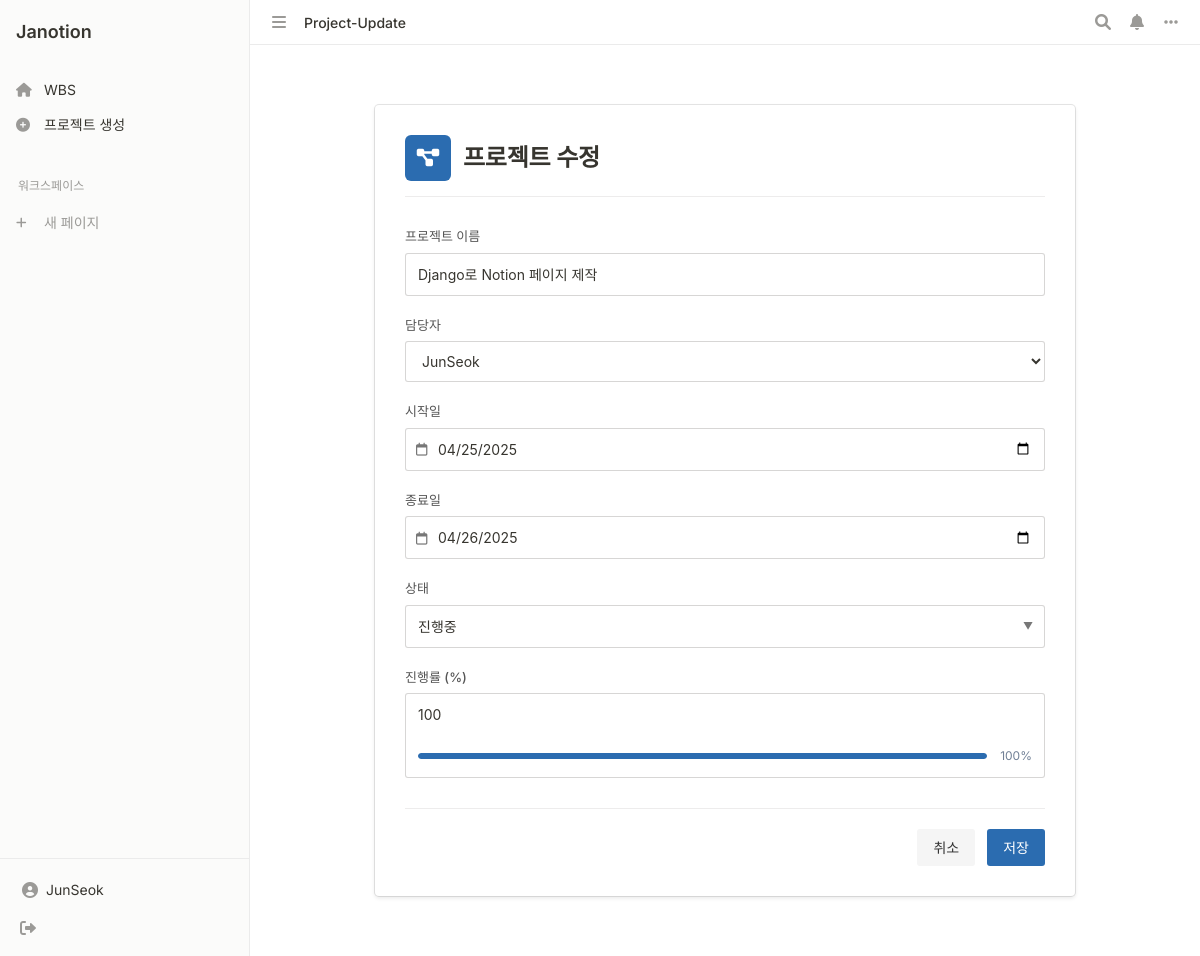
The page /project/1/update/ (signed in) on the database its author committed.
### dashboard/models.py (models this page shows, shortened)
class Project(models.Model):
    STATUS_CHOICES = [
        ('planned', '계획됨'),
        ('in_progress', '진행중'),
        ('delayed', '지연'),
        ('completed', '완료'),
    ]
    name = models.CharField(max_length=200, verbose_name='프로젝트명')
    manager = models.ForeignKey(User, on_delete=models.CASCADE, related_name='managed_projects', verbose_name='담당자')
    start_date = models.DateField(verbose_name='시작일')
    end_date = models.DateField(verbose_name='종료일')
    status = models.CharField(
        max_length=20,
        choices=STATUS_CHOICES,
        default='planned',
        verbose_name='상태'
    )
    progress = models.IntegerField(default=0, verbose_name='진행률')
    created_at = models.DateTimeField(auto_now_add=True, verbose_name='생성일')
    updated_at = models.DateTimeField(auto_now=True, verbose_name='수정일')
    class Meta:
        ordering = ['-created_at']
        verbose_name = '프로젝트'
        verbose_name_plural = '프로젝트'

### dashboard/views.py (the view, shortened to what this page needs)
# urls.py: path('project/<int:pk>/update/', views.ProjectUpdateView.as_view(), name='project-update'),
class ProjectUpdateView(LoginRequiredMixin, UpdateView):
    model = Project
    form_class = ProjectForm
    template_name = 'dashboard/project_form.html'

### dashboard/forms.py
class ProjectForm(forms.ModelForm):
    class Meta:
        model = Project
        fields = ['name', 'manager', 'start_date', 'end_date', 'status', 'progress']
        widgets = {
            'start_date': forms.DateInput(attrs={'type': 'date'}),
            'end_date': forms.DateInput(attrs={'type': 'date'}),
            'progress': forms.NumberInput(attrs={'min': 0, 'max': 100, 'step': 5}),
        }

### dashboard/templates/dashboard/project_form.html (shortened to what this page needs)
{% extends 'base.html' %} {% block content %}
<div class="notion-form-container">
  <div class="notion-form-header">
    <div class="page-icon">
      <i class="fas fa-project-diagram"></i>
    </div>
    <h1 class="form-title">
      {% if form.instance.pk %}프로젝트 수정{% else %}새 프로젝트{% endif %}
    </h1>
  </div>
  <form method="post" class="notion-form">
    <div class="notion-form-section">
      <div class="notion-form-group">
        <label for="{{ form.name.id_for_label }}" class="notion-form-label">프로젝트 이름</label>
        <div class="notion-input-wrapper">
          {{ form.name }}
        </div>
      </div>
      <div class="notion-form-group">
        <label for="{{ form.manager.id_for_label }}" class="notion-form-label">담당자</label>
        <div class="notion-input-wrapper">
          {{ form.manager }}
        </div>
      </div>
      <div class="notion-form-row">
        <div class="notion-form-col">
          <div class="notion-form-group">
            <label for="{{ form.start_date.id_for_label }}" class="notion-form-label">시작일</label>
            <div class="notion-input-wrapper date-input">
              <i class="far fa-calendar"></i>
              {{ form.start_date }}
            </div>
          </div>
        </div>
        <div class="notion-form-col">
          <div class="notion-form-group">
            <label for="{{ form.end_date.id_for_label }}" class="notion-form-label">종료일</label>
            <div class="notion-input-wrapper date-input">
              <i class="far fa-calendar"></i>
              {{ form.end_date }}
            </div>
          </div>
        </div>
      </div>
      <div class="notion-form-group">
        <label for="{{ form.status.id_for_label }}" class="notion-form-label">상태</label>
        <div class="notion-select-wrapper">
          {{ form.status }}
        </div>
      </div>
      <div class="notion-form-group">
        <label for="{{ form.progress.id_for_label }}" class="notion-form-label">진행률 (%)</label>
        <div class="notion-input-wrapper">
          {{ form.progress }}
          <div class="progress-preview">
            <div class="progress-bar-preview">
              <div class="progress-fill-preview" style="width: {{ form.instance.progress|default:0 }}%"></div>
            </div>
            <span class="progress-text-preview">{{ form.instance.progress|default:0 }}%</span>
          </div>
        </div>
      </div>
    </div>
    <div class="notion-form-actions">
      <a href="{% url 'dashboard' %}" class="notion-button">취소</a>
      <button type="submit" class="notion-button primary">저장</button>
    </div>
  </form>
</div>
{% endblock %}

### templates/base.html (shortened to what this page needs)
<!DOCTYPE html>
<html lang="ko">
  <head>
    <link
      href="https://cdn.jsdelivr.net/npm/bootstrap@5.3.0-alpha1/dist/css/bootstrap.min.css"
      rel="stylesheet"
    />
    <link
      rel="stylesheet"
      href="https://cdnjs.cloudflare.com/ajax/libs/font-awesome/6.0.0/css/all.min.css"
    />
    <link rel="stylesheet" href="/static/css/style.css" />
    <link rel="stylesheet" href="https://cdn.jsdelivr.net/npm/frappe-gantt/dist/frappe-gantt.min.css" />
  </head>
  <body>
    <div class="notion-layout">
      <div class="notion-sidebar">
        <div class="sidebar-header">
          <a href="{% url 'dashboard' %}" class="sidebar-logo">Janotion</a>
        </div>
        <div class="sidebar-section">
          <div class="sidebar-link {% if request.path == '/' %}active{% endif %}">
            <a href="{% url 'dashboard' %}">
              <i class="fas fa-home"></i>
              <span>WBS</span>
            </a>
          </div>
          <div class="sidebar-link">
            <a href="{% url 'project-create' %}">
              <i class="fas fa-plus-circle"></i>
              <span>프로젝트 생성</span>
            </a>
          </div>
        </div>
        <div class="sidebar-section">
          <div class="sidebar-title">워크스페이스</div>
          <div class="sidebar-pages">
            <div class="add-page">
              <i class="fas fa-plus"></i>
              <span>새 페이지</span>
            </div>
          </div>
        </div>
        <div class="sidebar-footer">
          {% if user.is_authenticated %}
            <div class="user-info">
              <i class="fas fa-user-circle"></i>
              <span>{{ user.username }}</span>
            </div>
            <a href="{% url 'logout' %}" class="logout-link">
              <i class="fas fa-sign-out-alt"></i>
            </a>
          {% else %}
            <a href="{% url 'login' %}" class="login-link">
              <i class="fas fa-sign-in-alt"></i>
              <span>로그인</span>
            </a>
          {% endif %}
        </div>
      </div>
      <div class="notion-main">
        <div class="notion-topbar">
          <div class="topbar-left">
            <button class="menu-toggle">
              <i class="fas fa-bars"></i>
            </button>
            <div class="breadcrumb">
              <span>{% if request.path == '/' %}WBS{% else %}{{ request.resolver_match.url_name|title }}{% endif %}</span>
            </div>
          </div>
          <div class="topbar-right">
            <div class="topbar-actions">
              <button class="topbar-action">
                <i class="fas fa-search"></i>
              </button>
              <button class="topbar-action">
                <i class="fas fa-bell"></i>
              </button>
              <button class="topbar-action">
                <i class="fas fa-ellipsis-h"></i>
              </button>
            </div>
          </div>
        </div>
        <div class="notion-content">
          {% block content %}{% endblock %}
        </div>
      </div>
    </div>
  </body>
</html>

### templates/base.html (style rules this page uses)
:root { --notion-black: #37352f; --notion-gray: #9b9a97; --notion-light-gray: #e9e9e8; --notion-white: #ffffff; --notion-blue: #2381fe; --notion-bg: #ffffff; --notion-text: #37352f; }
html, body { font-family: 'Inter', -apple-system, BlinkMacSystemFont, "Segoe UI", Roboto, Helvetica, Arial, sans-serif; color: var(--notion-text); background-color: var(--notion-bg); line-height: 1.5; -webkit-font-smoothing: antialiased; -moz-osx-font-smoothing: grayscale; }
h1, h2, h3, h4, h5, h6 { font-family: 'Inter', -apple-system, BlinkMacSystemFont, "Segoe UI", Roboto, Arial, sans-serif; font-weight: 600; color: var(--notion-black); letter-spacing: -0.01em; }
p, li, td, th, input, textarea, select, button { font-size: 16px; line-height: 1.5; }

### dashboard/templates/dashboard/project_form.html (style rules this page uses)
.progress-preview { display: flex; align-items: center; gap: 10px; margin-top: 12px; padding: 0 12px 12px; }
.progress-bar-preview { flex: 1; height: 6px; background-color: #edf2f7; border-radius: 3px; overflow: hidden; }
.progress-fill-preview { height: 100%; background-color: var(--notion-accent); border-radius: 3px; transition: width 0.3s ease; }
.progress-text-preview { font-size: 12px; color: #718096; min-width: 35px; text-align: right; }

### rows shown on the page
Project: name "Django로 Notion 페이지 제작", manager "JunSeok", start_date "04/25/2025", end_date "04/26/2025", status "진행중", progress "100", instance.progress "100"

### other values the page prints
{{ user.username }} "JunSeok"
{{ request.resolver_match.url_name|title }} "Project-Update"
